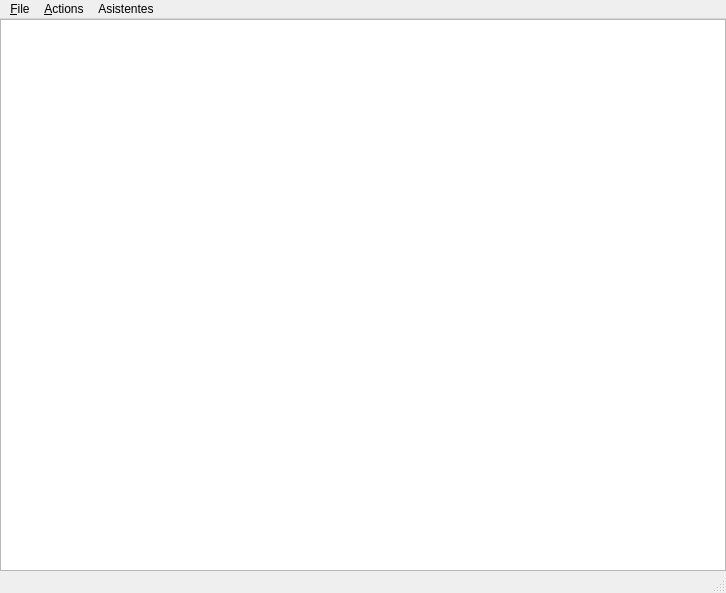
<?xml version="1.0" encoding="UTF-8"?>
<ui version="4.0">
 <class>MainWindow</class>
 <widget class="QMainWindow" name="MainWindow">
  <property name="geometry">
   <rect>
    <x>0</x>
    <y>0</y>
    <width>726</width>
    <height>593</height>
   </rect>
  </property>
  <property name="windowTitle">
   <string>Qt KIVA</string>
  </property>
  <widget class="QWidget" name="centralwidget">
   <layout class="QVBoxLayout">
    <property name="spacing">
     <number>0</number>
    </property>
    <property name="leftMargin">
     <number>0</number>
    </property>
    <property name="topMargin">
     <number>0</number>
    </property>
    <property name="rightMargin">
     <number>0</number>
    </property>
    <property name="bottomMargin">
     <number>0</number>
    </property>
    <item>
     <layout class="QHBoxLayout" name="horizontalLayout_2">
      <item>
       <widget class="QTreeView" name="view">
        <property name="alternatingRowColors">
         <bool>true</bool>
        </property>
        <property name="selectionBehavior">
         <enum>QAbstractItemView::SelectItems</enum>
        </property>
        <property name="horizontalScrollMode">
         <enum>QAbstractItemView::ScrollPerPixel</enum>
        </property>
        <property name="animated">
         <bool>false</bool>
        </property>
        <property name="allColumnsShowFocus">
         <bool>true</bool>
        </property>
       </widget>
      </item>
     </layout>
    </item>
   </layout>
  </widget>
  <widget class="QMenuBar" name="menubar">
   <property name="geometry">
    <rect>
     <x>0</x>
     <y>0</y>
     <width>726</width>
     <height>22</height>
    </rect>
   </property>
   <widget class="QMenu" name="fileMenu">
    <property name="title">
     <string>&amp;File</string>
    </property>
    <addaction name="exitAction"/>
   </widget>
   <widget class="QMenu" name="actionsMenu">
    <property name="title">
     <string>&amp;Actions</string>
    </property>
    <addaction name="insertRowAction"/>
    <addaction name="insertColumnAction"/>
    <addaction name="separator"/>
    <addaction name="removeRowAction"/>
    <addaction name="removeColumnAction"/>
    <addaction name="separator"/>
    <addaction name="insertChildAction"/>
   </widget>
   <widget class="QMenu" name="menuAsistente">
    <property name="title">
     <string>Asistentes</string>
    </property>
    <addaction name="addMechAction"/>
    <addaction name="addReacAction"/>
   </widget>
   <addaction name="fileMenu"/>
   <addaction name="actionsMenu"/>
   <addaction name="menuAsistente"/>
  </widget>
  <widget class="QStatusBar" name="statusbar"/>
  <action name="exitAction">
   <property name="text">
    <string>E&amp;xit</string>
   </property>
   <property name="shortcut">
    <string>Ctrl+Q</string>
   </property>
  </action>
  <action name="insertRowAction">
   <property name="text">
    <string>Insert Row</string>
   </property>
   <property name="shortcut">
    <string>Ctrl+I, R</string>
   </property>
  </action>
  <action name="removeRowAction">
   <property name="text">
    <string>Remove Row</string>
   </property>
   <property name="shortcut">
    <string>Ctrl+R, R</string>
   </property>
  </action>
  <action name="insertColumnAction">
   <property name="text">
    <string>Insert Column</string>
   </property>
   <property name="shortcut">
    <string>Ctrl+I, C</string>
   </property>
  </action>
  <action name="removeColumnAction">
   <property name="text">
    <string>Remove Column</string>
   </property>
   <property name="shortcut">
    <string>Ctrl+R, C</string>
   </property>
  </action>
  <action name="insertChildAction">
   <property name="text">
    <string>Insert Child</string>
   </property>
   <property name="shortcut">
    <string>Ctrl+N</string>
   </property>
  </action>
  <action name="addMechAction">
   <property name="text">
    <string>Añadir mecanismo</string>
   </property>
  </action>
  <action name="addReacAction">
   <property name="text">
    <string>Añadir reacciones</string>
   </property>
  </action>
 </widget>
 <resources/>
 <connections/>
</ui>
